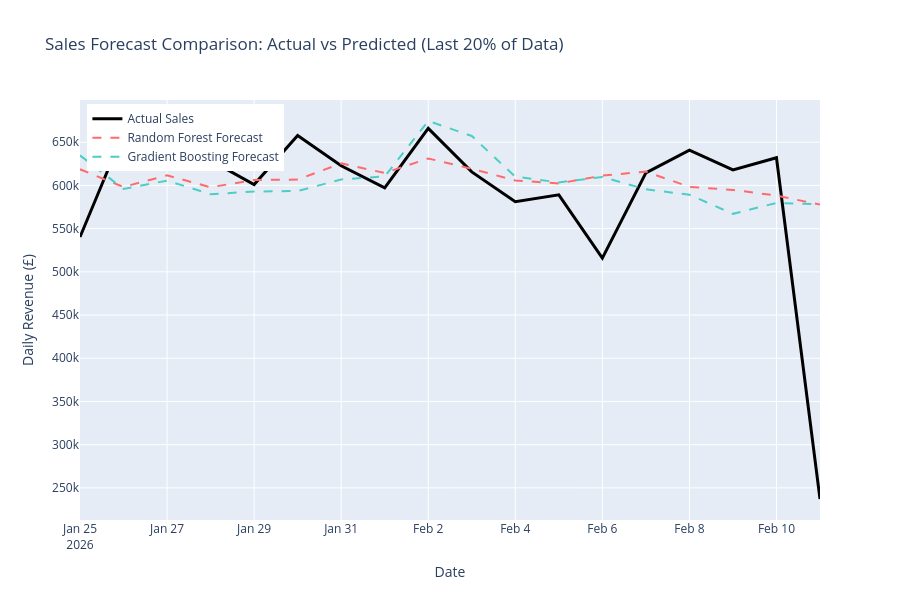

Notebook code cell kept with this figure:
### Code cell
# Visualise forecast vs actual
forecast_dates = daily_features.iloc[X_test.index]['date']

fig = go.Figure()
fig.add_trace(go.Scatter(x=forecast_dates, y=y_test, mode='lines', name='Actual Sales', line=dict(color='black', width=3)))
fig.add_trace(go.Scatter(x=forecast_dates, y=rf_pred, mode='lines', name='Random Forest Forecast', line=dict(color='#FF6B6B', width=2, dash='dash')))
fig.add_trace(go.Scatter(x=forecast_dates, y=gb_pred, mode='lines', name='Gradient Boosting Forecast', line=dict(color='#4ECDC4', width=2, dash='dash')))

fig.update_layout(
    title='Sales Forecast Comparison: Actual vs Predicted (Last 20% of Data)',
    xaxis_title='Date',
    yaxis_title='Daily Revenue (£)',
    hovermode='x unified',
    legend=dict(x=0.01, y=0.99),
    height=600
)
fig.show()

### Figure 1 — Plotly figure (JSON) as saved in the notebook; plotly's stock layout.template omitted (floating-point values rounded to 4 significant figures)
{"data": [{"line": {"color": "black", "width": 3}, "mode": "lines", "name": "Actual Sales", "type": "scatter", "x": ["2026-01-25T00:00:00", "2026-01-26T00:00:00", "2026-01-27T00:00:00", "2026-01-28T00:00:00", "2026-01-29T00:00:00", "2026-01-30T00:00:00", "2026-01-31T00:00:00", "2026-02-01T00:00:00", "2026-02-02T00:00:00", "2026-02-03T00:00:00", "2026-02-04T00:00:00", "2026-02-05T00:00:00", "2026-02-06T00:00:00", "2026-02-07T00:00:00", "2026-02-08T00:00:00", "2026-02-09T00:00:00", "2026-02-10T00:00:00", "2026-02-11T00:00:00"], "y": [540300.0, 661200.0, 637100.0, 628900.0, 601000.0, 657900.0, 622800.0, 597300.0, 666000.0, 615600.0, 581100.0, 589100.0, 515900.0, 614500.0, 640900.0, 618000.0, 632000.0, 237100.0]}, {"line": {"color": "#FF6B6B", "dash": "dash", "width": 2}, "mode": "lines", "name": "Random Forest Forecast", "type": "scatter", "x": ["2026-01-25T00:00:00", "2026-01-26T00:00:00", "2026-01-27T00:00:00", "2026-01-28T00:00:00", "2026-01-29T00:00:00", "2026-01-30T00:00:00", "2026-01-31T00:00:00", "2026-02-01T00:00:00", "2026-02-02T00:00:00", "2026-02-03T00:00:00", "2026-02-04T00:00:00", "2026-02-05T00:00:00", "2026-02-06T00:00:00", "2026-02-07T00:00:00", "2026-02-08T00:00:00", "2026-02-09T00:00:00", "2026-02-10T00:00:00", "2026-02-11T00:00:00"], "y": [618600.0, 598200.0, 611700.0, 597900.0, 606300.0, 606700.0, 625500.0, 614400.0, 631200.0, 619300.0, 605700.0, 602300.0, 611300.0, 616000.0, 598300.0, 594800.0, 588200.0, 577800.0]}, {"line": {"color": "#4ECDC4", "dash": "dash", "width": 2}, "mode": "lines", "name": "Gradient Boosting Forecast", "type": "scatter", "x": ["2026-01-25T00:00:00", "2026-01-26T00:00:00", "2026-01-27T00:00:00", "2026-01-28T00:00:00", "2026-01-29T00:00:00", "2026-01-30T00:00:00", "2026-01-31T00:00:00", "2026-02-01T00:00:00", "2026-02-02T00:00:00", "2026-02-03T00:00:00", "2026-02-04T00:00:00", "2026-02-05T00:00:00", "2026-02-06T00:00:00", "2026-02-07T00:00:00", "2026-02-08T00:00:00", "2026-02-09T00:00:00", "2026-02-10T00:00:00", "2026-02-11T00:00:00"], "y": [634700.0, 595800.0, 605600.0, 589900.0, 592900.0, 593600.0, 606800.0, 610400.0, 674500.0, 657200.0, 610100.0, 603500.0, 609800.0, 595500.0, 589200.0, 567100.0, 579700.0, 578100.0]}], "layout": {"height": 600, "hovermode": "x unified", "legend": {"x": 0.01, "y": 0.99}, "title": {"text": "Sales Forecast Comparison: Actual vs Predicted (Last 20% of Data)"}, "xaxis": {"title": {"text": "Date"}}, "yaxis": {"title": {"text": "Daily Revenue (£)"}}}}
